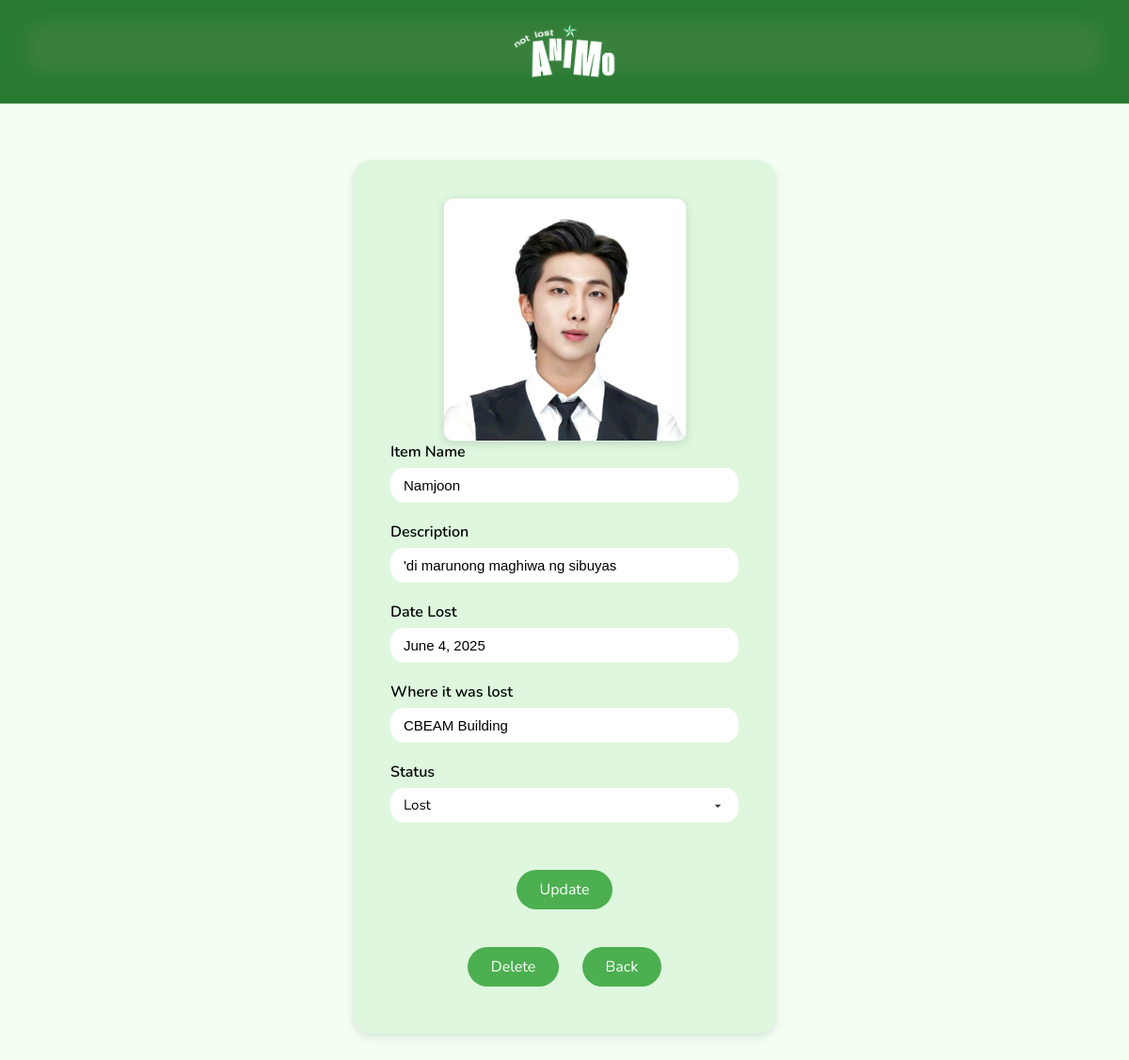
Page /public/user-staff/staff-item-view.php?vid=109 on the committed database.
### tables this page shows
CREATE TABLE `item_submission` (
  `item_index` int(11) NOT NULL,
  `user_submit_index` int(11) NOT NULL COMMENT 'The person who submitted the lost item',
  `image_path` varchar(255) DEFAULT NULL COMMENT 'Path to uploaded image',
  `item_name` varchar(100) NOT NULL COMMENT 'Name or title of the item',
  `description` text DEFAULT NULL COMMENT 'Description of the item',
  `lost_location` varchar(100) NOT NULL COMMENT 'Where the item was lost (e.g., library, building)',
  `lost_date` date NOT NULL COMMENT 'When the item was lost',
  `user_retrieve_index` int(11) NOT NULL,
  `retrieval_date` date DEFAULT NULL,
  `status` varchar(20) NOT NULL COMMENT 'Status of the item, e.g., Lost or Found',
  `approved` tinyint(1) DEFAULT 0
);

### public/user-staff/staff-item-view.php (the view, shortened to what this page needs)
<?php require("../include/conn.php");
$vitemindex = $_REQUEST['vid'];
$sql = "SELECT * FROM item_submission where item_index='$vitemindex'";
$result = $conn->query($sql);
if ($result->num_rows > 0){
    while ($row = $result->fetch_assoc())
    {
        $vitemname = htmlspecialchars($row['item_name']);
            $fullDescription = htmlspecialchars($row['description']);
            $vdescription = mb_strimwidth($fullDescription, 0, 100, '...');
            $rawDate = $row['lost_date'];
            $vlostdate = date("F j, Y", strtotime($rawDate));
        $vimagepath = htmlspecialchars($row['image_path']);
        $vlostlocation = htmlspecialchars($row['lost_location']);
        $vstatus = htmlspecialchars($row['status']);
        }
    }
?>
<!DOCTYPE html>
<html lang="en">
<head>
    <link rel="stylesheet" href="../css/base.css?v=<?= time() ?>">
    <link rel="stylesheet" href="../css/header.css?v=<?= time() ?>">
    <link rel="stylesheet" href="../css/item-view.css?v=<?= time() ?>">
</head>
<body>
<header>
    <img src="../media/logo.png" alt="notlostanimo-logo" class="logo-img">
</header>
<div class="container">
<center>
<div class="img-container">
    <?php
        $imageFullPath = '../media/' . $vimagepath;
        if (!empty($vimagepath) && file_exists($imageFullPath)) {
            echo "<img src='{$imageFullPath}' alt='Item Image'>";
        } else {
            echo "<p><em>No image available</em></p>";
        }
    ?>
    </div>
</center>
        <label for="txtitemname">Item Name</label>
        <input readonly type="text" name="item_name" id="txtitemname" value="<?php echo $vitemname; ?>">
        <label for="txtdescription">Description</label>
        <input readonly type="text" name="description" id="txtdescription" value="<?php echo $vdescription; ?>">
        <label for="txtlostdate">Date Lost</label>
        <input readonly type="text" name="lost_date" id="txtlostdate" value="<?php echo $vlostdate; ?>">
        <label for="txtlostlocation">Where it was lost</label>
        <input readonly type="text" name="lost_location" id="txtlostlocation" value="<?php echo $vlostlocation; ?>">
   <form method="post" action="update-status.php" onsubmit="alert('Item Updated!'); return true;" style="display: inline;">
    <label for="txtstatus">Status</label>
    <select name="status" id="txtstatus">
        <option value="Lost" <?= $vstatus == "Lost" ? 'selected' : '' ?>>Lost</option>
    </select>
    <div class="form-buttons">
        <button type="submit" name="update">Update</button>
    </div>
</form>
            <div class="form-buttons">
            <form method="post" action="delete-item.php" onsubmit="return confirm('Are you sure you want to delete this item?');" style="display: inline;">
                <button type="submit" name="delete" class="delete-button">Delete</button>
            </form>
            <button type="button" class="back-button" onclick="window.location.href='staff-item-main.php'">Back</button>
        </div>
</div>
</body>
</html>

### public/css/base.css (style rules this page uses)
* { margin: 0; padding: 0; box-sizing: border-box; }
body { font-family: 'Nunito', sans-serif; background-color: #f3fff2; }

### public/css/header.css (style rules this page uses)
header { background-color: #3b813e; box-shadow: inset 0px -5px 20px 30px rgba(27, 115, 40, 0.552); color: white; display: flex; justify-content: center; align-items: center; padding: 25px 45px; position: relative; gap: 50px; }
header img { width: 13px; height: 13px; }
.logo-img { height: 60px; width: auto; }
form { width: 30%; }

### public/css/item-view.css (style rules this page uses)
header img { width: auto; height: 100px; }
.container { font-family: 'Nunito', sans-serif; background-color: #dff7df; width: 450px; margin: 60px auto; padding: 40px; border-radius: 20px; box-shadow: 0 4px 10px rgba(0, 0, 0, 0.1); }
.img-container { display: flex; align-items: center; justify-content: center; width: 70%; height: auto; border-radius: 10px; box-shadow: 0 3px 10px rgba(30, 36, 31, 0.133); border: #cccccc42 1px solid; }
.img-container img { width: 100%; height: 100%; border-radius: 10px; }
label { font-family: 'Nunito', sans-serif; display: block; margin-bottom: 6px; font-weight: 600; }
select { width: 100%; padding: 10px 14px; border: none; border-radius: 15px; margin-bottom: 20px; background-color: #fff; box-sizing: border-box; font-size: 15px; font-family: 'Nunito', sans-serif; appearance: none; -webkit-appearance: none; -moz-appearance: none; background-repeat: no-repeat; background-position: right 14px center; background-size: 16px 16px; cursor: pointer; }
input[type="text"] { width: 100%; padding: 10px 14px; border: none; border-radius: 15px; margin-bottom: 20px; background-color: #fff; box-sizing: border-box; font-size: 15px; }
.form-buttons { text-align: center; margin-top: 20px; }
.back-button { font-family: 'Nunito', sans-serif; padding: 10px 25px; border: none; border-radius: 30px; background-color: #4CAF50; color: white; font-size: 16px; cursor: pointer; transition: background-color 0.3s ease; margin: 0 10px; }
form button { font-family: 'Nunito', sans-serif; padding: 10px 25px; border: none; border-radius: 30px; background-color: #4CAF50; color: white; font-size: 16px; cursor: pointer; transition: background-color 0.3s ease; margin: 10px; }

### rows in the picture
item_submission: image_path (picture), item_name "Namjoon", description "'di marunong maghiwa ng sibuyas", lost_date "June 4, 2025", lost_location "CBEAM Building", status "Lost"
